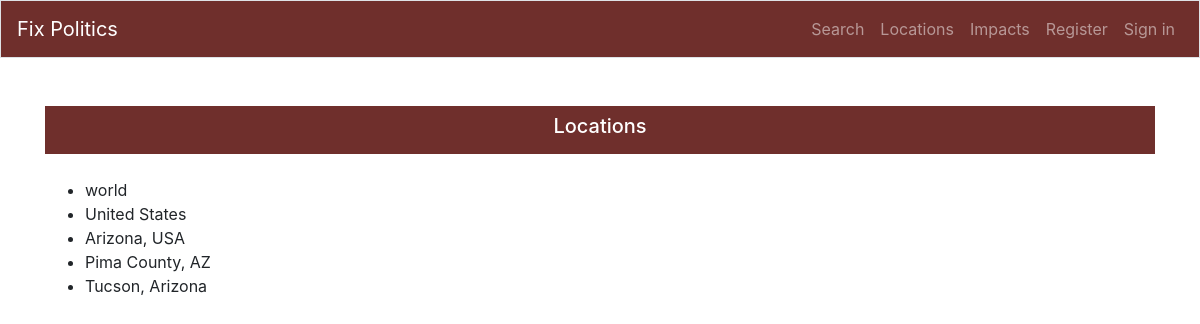
/locations/, run on an earlier commit of the app's database.
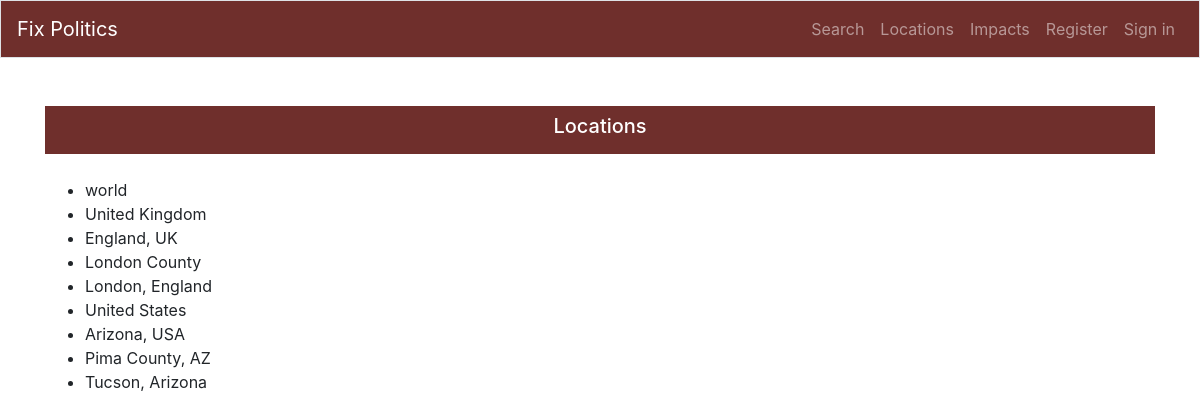
And on a later commit of the database.
### fixpol/models.py (models this page shows, shortened)
class Location(models.Model):
    class Meta:
        app_label = 'fixpol'
        ordering = ['hierarchy']
    desc = models.CharField(max_length=80)
    shortname = models.CharField(max_length=20)
    hierarchy = models.CharField(max_length=200,unique=True)
    govlevel = models.CharField(max_length=80)
    parent = models.ForeignKey('self', null=True,
            related_name='locations', on_delete=models.PROTECT)
    date_added = models.DateTimeField(auto_now_add=True)

### fixpol/views.py (the view)
# urls.py: path('locations/', views.locations, name='locations'),
def locations(request):
    locations = Location.objects.order_by('hierarchy')
    locations = locations.exclude(shortname='world')
    context = {'locations': locations}
    return render(request, 'locations.html', context)

### fixpol/templates/locations.html
{% extends "base.html" %}
{% block page_header %}
<h5>Locations</h5>
{% endblock page_header %}
{% block content %}
    <div class="page-content-standard">
        <ul>
        {% for location in locations %}
        <li>{{ location.desc }}</li>
        {% empty %}
        <li>No locations have been added yet.</li>
        {% endfor %}
        </ul>
    </div>
</div>
{% endblock content %}

### fixpol/templates/base.html (shortened to what this page needs)
{% load bootstrap4 %}
<!doctype html>
<html lang="en">
<head>
{% bootstrap_css %}
</head>
<body>
<nav class="navbar navbar-expand-md navbar-dark bg-company-red mb-5 border">
<a class="navbar-brand" href="{% url 'fixpol:index' %}">
           Fix Politics
</a>
<div class="collapse navbar-collapse justify-content-end" id="navbarCollapse">
<ul class="navbar-nav text-right">
    <li class="nav-item">
    <a class="nav-link" href="{% url 'fixpol:search' %}">
               Search</a></li>
    <li class="nav-item">
    <a class="nav-link" href="{% url 'fixpol:locations' %}">
               Locations</a></li>
    <li class="nav-item">
    <a class="nav-link" href="{% url 'fixpol:impacts' %}">
               Impacts</a></li>
{% if user.is_authenticated %}
<li class="nav-item">
<span class="nav-link active">Hello, {{ user.username }}.</span>
</li>
<li class="nav-item">
    <a class="nav-link" href="{% url 'users:profile' %}">Profile</a>
</li>
<li class="nav-item">
    <a class="nav-link" href="{% url 'users:logout' %}">Sign out</a>
</li>
{% else %}
<li class="nav-item">
    <a class="nav-link" href="{% url 'users:register' %}">Register</a>
</li>
<li class="nav-item">
    <a class="nav-link" href="{% url 'users:login' %}">Sign in</a></li>
{% endif %}
</ul>
</div>
</nav>
<main role="main" class="container">
<div class="m-0 mb-4 pl-5 pr-5 pt-2 pb-2 text-center bg-company-red">
       {% block page_header %}{% endblock page_header %}
       </div>
<div>
       {% block content %}{% endblock content %}
</main>
</body>
</html>

### fixpol/templates/base.html (style rules this page uses)
.bg-company-red { background-color: #6F2F2C !important; color: #ffffff; }

What changed in the data, as far as the page shows it:
added Location: desc "United Kingdom"
added Location: desc "England, UK"
added Location: desc "London County"
added Location: desc "London, England"
